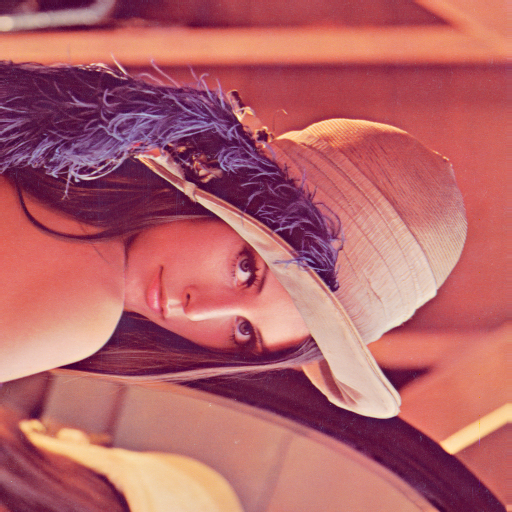
#> input picture assignment_2/~/rotated_90.png, 512 x 512 px, given in place of lena.png, which was not available
$ python main.py
#> lines starting #> are read from the running program, lines starting #| are printed output that depends on the picture; pictures that were not available may be replaced by others from this repository, and a replacement may not be noted
import os
import numpy as np
import cv2 as cv
from cv2 import COLOR_BGR2RGB, COLOR_RGB2BGR, COLOR_HSV2BGR

OUTPUT_DIR = 'images'
os.makedirs(OUTPUT_DIR, exist_ok=True)

img = cv.imread('lena.png')
#> img is the input picture: shape (512, 512, 3); mean B, G, R 105.4, 99.1, 180.2
assert img is not None, "File could not be read"


def padding(image, border_width):
#> called with border_width = 100
    padded = cv.copyMakeBorder(image, border_width, border_width,
                               border_width, border_width,
                               cv.BORDER_REFLECT)
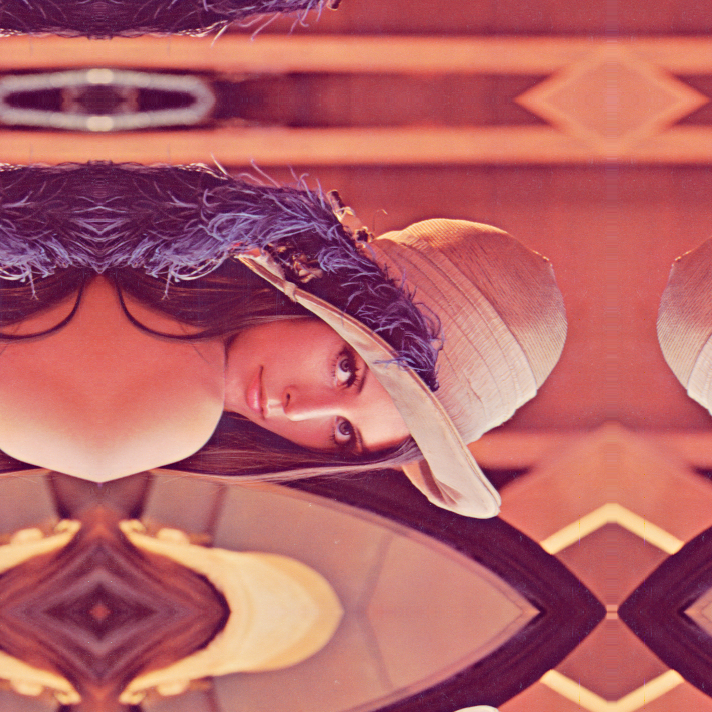
#> padded: shape (712, 712, 3); mean R, G, B 180.3, 98, 102.6
    cv.imwrite(os.path.join(OUTPUT_DIR, 'padded.png'),
               cv.cvtColor(padded, COLOR_RGB2BGR))
    return padded

def crop(image, x0, x1, y0, y1):
#> called with x0 = 80, x1 = 382, y0 = 80, y1 = 382
    crp = image[x0:x1, y0:y1]
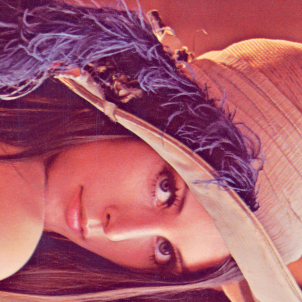
#> crp: shape (302, 302, 3); mean R, G, B 169.4, 91.3, 107.6
    cv.imwrite(os.path.join(OUTPUT_DIR, 'cropped.png'),
               cv.cvtColor(crp, COLOR_RGB2BGR))
    return crp

def resize(image, width, height):
#> called with width = 200, height = 200
    rsz = cv.resize(image, (width, height))
    cv.imwrite(os.path.join(OUTPUT_DIR, 'resized.png'),
               cv.cvtColor(rsz, COLOR_RGB2BGR))
    return rsz

def copy_img(image):
    copy_arr = np.zeros_like(image)
    for i in range(image.shape[0]):
        for j in range(image.shape[1]):
            copy_arr[i, j] = image[i, j]
    cv.imwrite(os.path.join(OUTPUT_DIR, 'copied.png'), copy_arr)
    return copy_arr

def grayscale(image):
    gry = cv.cvtColor(image, cv.COLOR_BGR2GRAY)
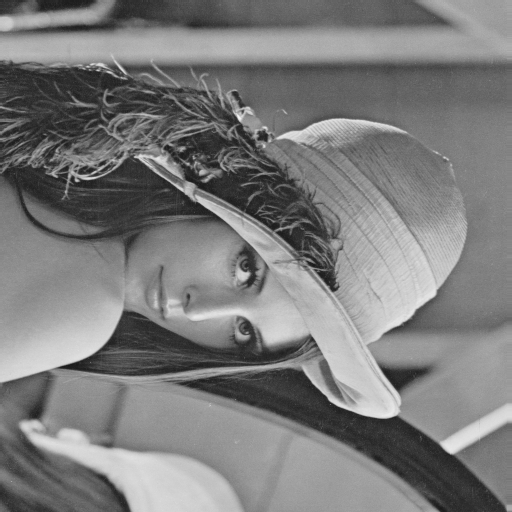
#> gry: shape (512, 512); min 25, max 245, mean 124
    cv.imwrite(os.path.join(OUTPUT_DIR, 'grayscale.png'), gry)
    return gry

def hsv(image):
    hs = cv.cvtColor(image, cv.COLOR_BGR2HSV)
#> hs: shape (512, 512, 3); mean H, S, V 92.3, 133.3, 180.4
    cv.imwrite(os.path.join(OUTPUT_DIR, 'hsv.png'),
               cv.cvtColor(hs, COLOR_HSV2BGR))
    return hs

def hue_shifted(image, hue):
#> called with hue = 50
    shifted = np.clip(image.astype(int) + hue, 0, 255).astype(np.uint8)
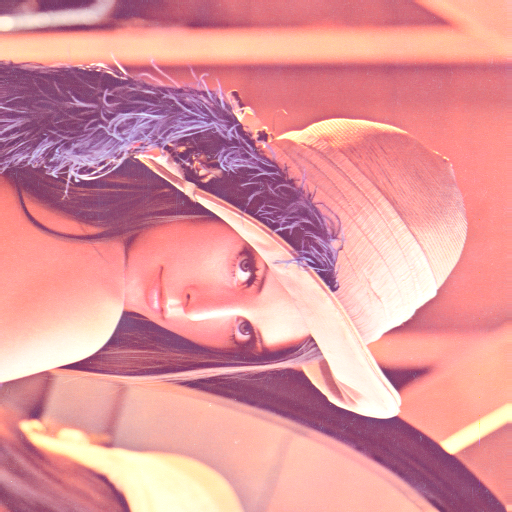
#> shifted: shape (512, 512, 3); mean B, G, R 155.4, 148.9, 222.5
    cv.imwrite(os.path.join(OUTPUT_DIR, 'hue_shift.png'), shifted)
    return shifted

def smoothing(image):
    smt = cv.GaussianBlur(image, (15, 15), cv.BORDER_DEFAULT)
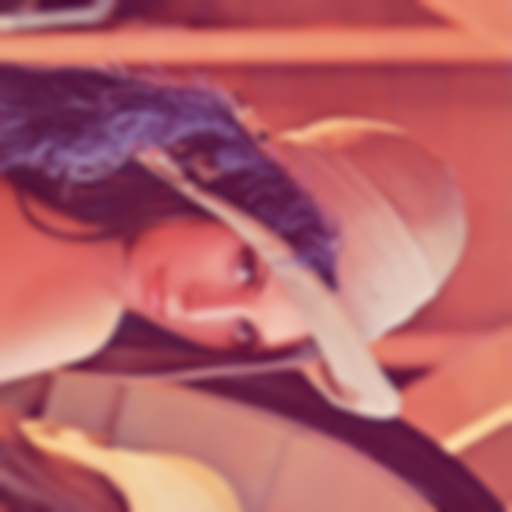
#> smt: shape (512, 512, 3); mean B, G, R 105.4, 99.1, 180.2
    cv.imwrite(os.path.join(OUTPUT_DIR, 'smoothed.png'), smt)
    return smt

def rotation(image, angle):
#> called with angle = 90
    if angle == 90:
        out = cv.rotate(image, cv.ROTATE_90_CLOCKWISE)
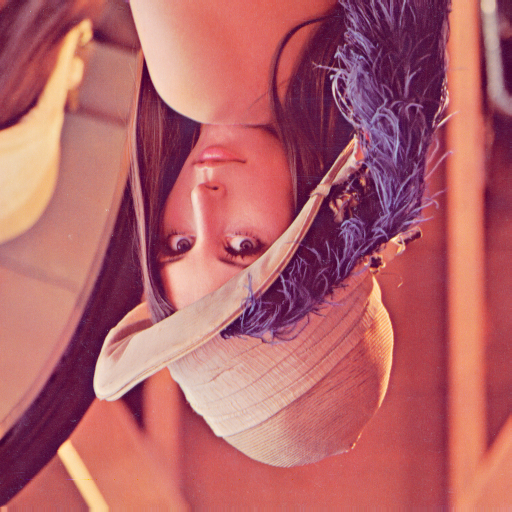
#> out: shape (512, 512, 3); mean B, G, R 105.4, 99.1, 180.2
        name = 'rotated_90.png'
    elif angle == 180:
        out = cv.rotate(image, cv.ROTATE_180)
        name = 'rotated_180.png'
    else:
        out = image.copy()
        name = 'rotated_0.png'
    cv.imwrite(os.path.join(OUTPUT_DIR, name), out)
    return out

def main():
    # for display we convert BGR → RGB
    img_rgb = cv.cvtColor(img, COLOR_BGR2RGB)

    pad     = padding(img_rgb, 100)
    crp     = crop(img_rgb, 80, img_rgb.shape[0] - 130, 80, img_rgb.shape[1] - 130)
    rsz     = resize(img_rgb, 200, 200)

    new_img = copy_img(img)

    gry     = grayscale(img)
    hs      = hsv(img)
    hue     = hue_shifted(img, 50)
    smt     = smoothing(img)
    rot90   = rotation(img, 90)
    rot180  = rotation(img, 180)
#> call 2 of rotation, with angle = 180
#> in rotation (call 2), `out = cv.rotate(image, cv.ROTATE_180)`:
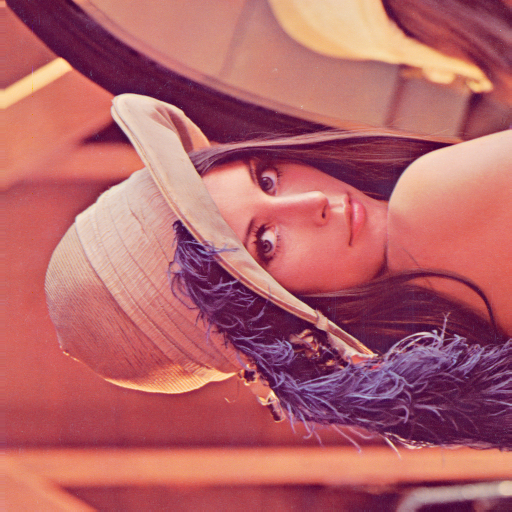
#> out: shape (512, 512, 3); mean B, G, R 105.4, 99.1, 180.2

if __name__ == "__main__":
    main()
